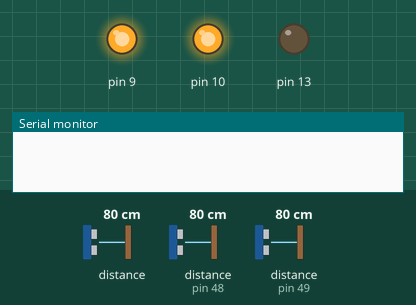
Simulated run of this sketch. Board: Arduino Uno, built with avr-gcc and run on an emulated ATmega328P. Shown: output pins drawn as LEDs (lit = HIGH), the last lines printed to the serial monitor. Inputs (shaded band) come from the test bench; at power-on: distance to the obstacle 80 cm, distance to the obstacle (sensors on pin 48, pin 49) 80 cm.

Above: at 0.1 s.
At 1.3 s:
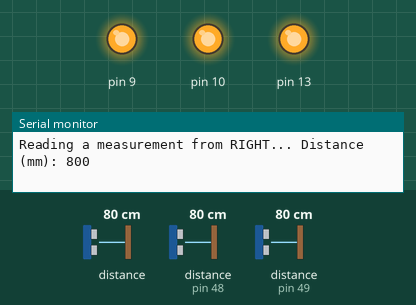
1.4 s: distance to the obstacle (sensor 0) set to 250 cm
4.9 s: distance to the obstacle (sensor on pin 48) set to 250 cm
8.2 s: distance to the obstacle (sensor on pin 49) set to 250 cm
Timing chart, 0 to 11.2 s (numbered marks = the images above; inputs shaded):
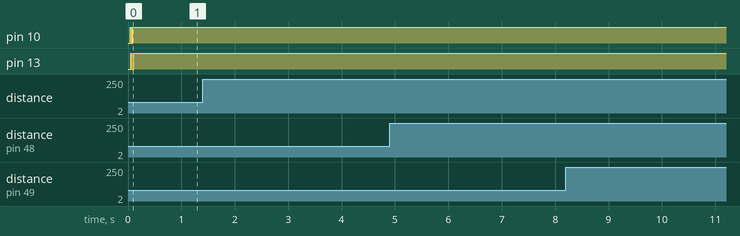

The sketch:

SensorTestBackLeftRight.ino
```cpp
#include "Adafruit_VL53L0X.h"

Adafruit_VL53L0X back = Adafruit_VL53L0X();
Adafruit_VL53L0X left = Adafruit_VL53L0X();
Adafruit_VL53L0X right = Adafruit_VL53L0X();

void setup() {
  Serial.begin(115200);

  pinMode(9, OUTPUT);
  pinMode(10, OUTPUT);
  pinMode(13, OUTPUT);

  digitalWrite(9, LOW);
  delay(10);
  digitalWrite(10, LOW);
  delay(10);
  digitalWrite(13, LOW);
  delay(10);

  digitalWrite(9, HIGH);
  delay(10);
  digitalWrite(10, HIGH);
  delay(10);
  digitalWrite(13, HIGH);
  delay(10);

  digitalWrite(10, LOW);
  delay(10);
  digitalWrite(13, LOW);
  delay(10);

  left.begin(0x30);
  delay(10);

  digitalWrite(10, HIGH);
  delay(10);

  right.begin(0x31);
  delay(10);

  digitalWrite(13, HIGH);
  delay(10);

  // wait until serial port opens for native USB devices
  while (! Serial) {
    delay(1);
  }

  Serial.println("Adafruit VL53L0X test");
  if (!back.begin()) {
    Serial.println(F("Failed to boot VL53L0X"));
    while(1);
  }
  // power
  Serial.println(F("VL53L0X API Simple Ranging example\n\n"));
}


void loop() {
  VL53L0X_RangingMeasurementData_t measure;

  Serial.print("Reading a measurement from BACK... ");
  back.rangingTest(&measure, false); // pass in 'true' to get debug data printout!
  if (measure.RangeStatus != 4) {  // phase failures have incorrect data
    Serial.print("Distance (mm): "); Serial.println(measure.RangeMilliMeter);
  } else {
    Serial.println(" out of range back ");
  }
  Serial.print("Reading a measurement from LEFT... ");
  left.rangingTest(&measure, false);
  if (measure.RangeStatus != 4) {  // phase failures have incorrect data
    Serial.print("Distance (mm): "); Serial.println(measure.RangeMilliMeter);
  } else {
    Serial.println(" out of range left ");
  }
  Serial.print("Reading a measurement from RIGHT... ");
  right.rangingTest(&measure, false);
  if (measure.RangeStatus != 4) {  // phase failures have incorrect data
    Serial.print("Distance (mm): "); Serial.println(measure.RangeMilliMeter);
  } else {
    Serial.println(" out of range right ");
  }

  delay(1000);
}
```
